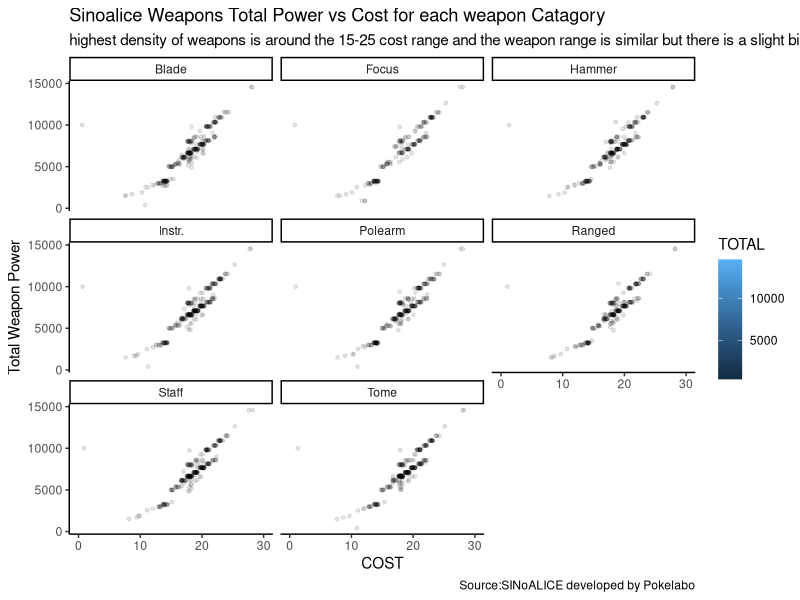

Source code (R):
## ---- chunk 1
knitr::opts_chunk$set(echo = FALSE)
library(tidyverse)
## ---- chunk 2
raw_data = read_csv("FinalProjectDatax.csv") 
  x <- raw_data 
  

  
  


        
## ---- chunk 3
x %>% 
  group_by(TOTAL) %>% 
  mutate(TOTAL= str_remove(TOTAL,"Lv140")) %>% 
  mutate(TOTAL= parse_number(TOTAL)) %>% 
  ggplot(aes(x=COST,y=TOTAL, fill=TOTAL))+
  geom_jitter(alpha=.1, size=1)+
  theme_classic()+
  facet_wrap(~Type)+
  coord_cartesian(xlim = c(0, 30))+
  labs(title= "Sinoalice Weapons Total Power vs Cost for each weapon Catagory", subtitle= "highest density of weapons is around the 15-25 cost range and the weapon range is similar but there is a slight bias for multi target weapons ", y="Total Weapon Power", caption = "Source:SINoALICE developed by Pokelabo")
